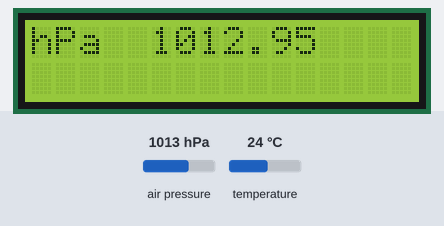
A sketch run on a simulated Arduino Uno, built with avr-gcc and run on an emulated ATmega328P. On the bench: 16×2 character LCD. Wiring (inferred from the names in the program): BMP180 pressure sensor at I2C address 0x77. The test bench sets the inputs (shaded band); at power-on: temperature 24 °C, air pressure 1013 hPa. What the sketch prints to the serial monitor is not drawn.

Above: at 1.6 s.
1.7 s: temperature set to 28 °C
At 3.2 s:
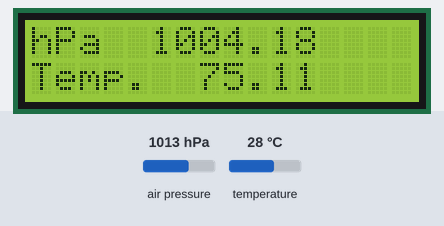
6.9 s: air pressure set to 952 hPa
At 9.4 s:
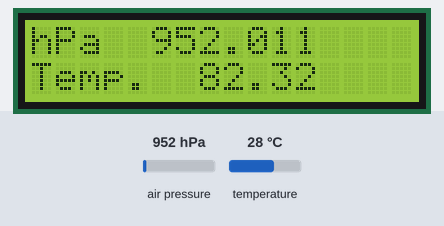
10.2 s: air pressure set to 975 hPa
At 13.0 s:
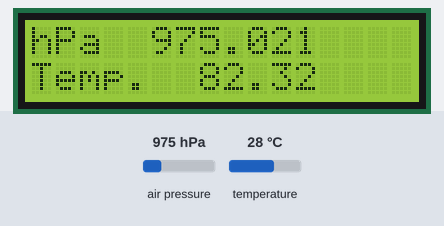
13.3 s: temperature set to 12 °C
At 16.2 s:
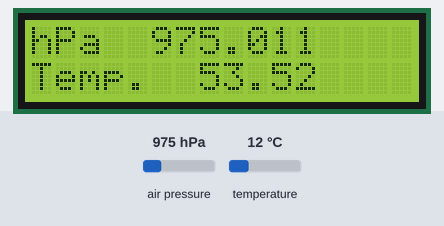
Timing chart, 0 to 17.5 s (numbered marks = the images above; inputs shaded):
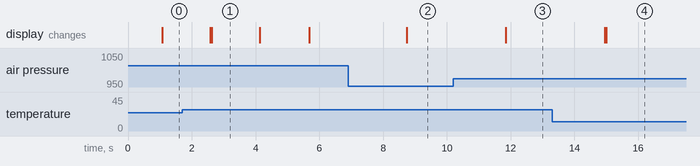

The sketch:

VacuumGauge.ino
```cpp
#include <LiquidCrystal.h>
#include <Wire.h>
#include <SFE_BMP180.h>
SFE_BMP180 sensor;
LiquidCrystal lcd(7, 8, 9, 10, 11, 12);
void setup()
{
  double hPa = 0;
  double hPaMax = 0;
  lcd.begin(16, 2);
  Serial.begin(9600);
  //Serial.println("Initializing");
  lcd.clear();
  lcd.print("Starting up");
  lcd.setCursor(0,1);
  //delay(500);
  if (sensor.begin())
      {
       Serial.println("Initialization successful");
       lcd.print("Done");
      }
    else
      {
      Serial.println("Initialization failed");
      lcd.print("Startup Failed");
      while(1);
      }
    //  delay(1000);
    lcd.clear();
}

    double T;
    double A = 1.8;
    double P;
    double K;
    double R = 0;
    double I;
void loop()
  {
    //double T;
    //double A = 1.8;
    //double P;
    //double K;
    //double R;
    sensor.startTemperature();

    delay(500);

    sensor.getTemperature(T);


    //Serial.print("Temperature in Celcius is ");

    //Serial.println(T,1);


    K = (A*T);

    K = K+32;
 //   delay(500);


    //Serial.print("Temperature is ");

    //Serial.println(K,2);


    sensor.startPressure(3);

    delay(500);

    sensor.getPressure(P, T);


    lcd.setCursor(0,0);
    lcd.print("hPa");
    lcd.setCursor(5,0);
    lcd.print(P);


    Serial.print("Pressure is ");

    Serial.print(P);

    Serial.println(" hPa");

      if (P > R){
        R=P;
      }
      else{
        Serial.print("Difference from max pressure in hPa ");
        I = (R-P);
        Serial.println(I);
        I = I * .02953;
        Serial.print("Difference from max pressure in \"Hg ");
        Serial.println(I);

        lcd.setCursor(0,1);
        //lcd.print("InHg Level");
        lcd.print("Temp.");
        lcd.setCursor(7, 1);
        lcd.print(K);
      }

    delay(500);
  }
```

SFE_BMP180.h
```cpp
// (licence header left out)
#ifndef SFE_BMP180_h
#define SFE_BMP180_h

#if defined(ARDUINO) && ARDUINO >= 100
#include "Arduino.h"
#else
#include "WProgram.h"
#endif

class SFE_BMP180
{
	public:
		SFE_BMP180(); // base type

		char begin();
			// call pressure.begin() to initialize BMP180 before use
			// returns 1 if success, 0 if failure (bad component or I2C bus shorted?)

		char startTemperature(void);
			// command BMP180 to start a temperature measurement
			// returns (number of ms to wait) for success, 0 for fail

		char getTemperature(double &T);
			// return temperature measurement from previous startTemperature command
			// places returned value in T variable (deg C)
			// returns 1 for success, 0 for fail

		char startPressure(char oversampling);
			// command BMP180 to start a pressure measurement
			// oversampling: 0 - 3 for oversampling value
			// returns (number of ms to wait) for success, 0 for fail

		char getPressure(double &P, double &T);
			// return absolute pressure measurement from previous startPressure command
			// note: requires previous temperature measurement in variable T
			// places returned value in P variable (mbar)
			// returns 1 for success, 0 for fail

		double sealevel(double P, double A);
			// convert absolute pressure to sea-level pressure (as used in weather data)
			// P: absolute pressure (mbar)
			// A: current altitude (meters)
			// returns sealevel pressure in mbar

		double altitude(double P, double P0);
			// convert absolute pressure to altitude (given baseline pressure; sea-level, runway, etc.)
			// P: absolute pressure (mbar)
			// P0: fixed baseline pressure (mbar)
			// returns signed altitude in meters

		char getError(void);
			// If any library command fails, you can retrieve an extended
			// error code using this command. Errors are from the wire library:
			// 0 = Success
			// 1 = Data too long to fit in transmit buffer
			// 2 = Received NACK on transmit of address
			// 3 = Received NACK on transmit of data
			// 4 = Other error

	private:

		char readInt(char address, int &value);
			// read an signed int (16 bits) from a BMP180 register
			// address: BMP180 register address
			// value: external signed int for returned value (16 bits)
			// returns 1 for success, 0 for fail, with result in value

		char readUInt(char address, unsigned int &value);
			// read an unsigned int (16 bits) from a BMP180 register
			// address: BMP180 register address
			// value: external unsigned int for returned value (16 bits)
			// returns 1 for success, 0 for fail, with result in value

		char readBytes(unsigned char *values, char length);
			// read a number of bytes from a BMP180 register
			// values: array of char with register address in first location [0]
			// length: number of bytes to read back
			// returns 1 for success, 0 for fail, with read bytes in values[] array

		char writeBytes(unsigned char *values, char length);
			// write a number of bytes to a BMP180 register (and consecutive subsequent registers)
			// values: array of char with register address in first location [0]
			// length: number of bytes to write
			// returns 1 for success, 0 for fail

		int AC1,AC2,AC3,VB1,VB2,MB,MC,MD;
		unsigned int AC4,AC5,AC6;
		double c5,c6,mc,md,x0,x1,x2,y0,y1,y2,p0,p1,p2;
		char _error;
};

#define BMP180_ADDR 0x77 // 7-bit address

#define	BMP180_REG_CONTROL 0xF4
#define	BMP180_REG_RESULT 0xF6

#define	BMP180_COMMAND_TEMPERATURE 0x2E
#define	BMP180_COMMAND_PRESSURE0 0x34
#define	BMP180_COMMAND_PRESSURE1 0x74
#define	BMP180_COMMAND_PRESSURE2 0xB4
#define	BMP180_COMMAND_PRESSURE3 0xF4

#endif
```

Measured:
- after the input at 1.7 s, the display: first changes after 0.89 s (image 1 shows a later state)
- after the input at 6.9 s, the display: changes after 1.8 s (image 2)
- after the input at 10.2 s, the display: changes after 1.6 s (image 3)
- after the input at 13.3 s, the display: first changes after 1.7 s (image 4 shows a later state)
- what the display in image 1 shows lasts 1.5 s, from 2.6 s to 4.1 s
